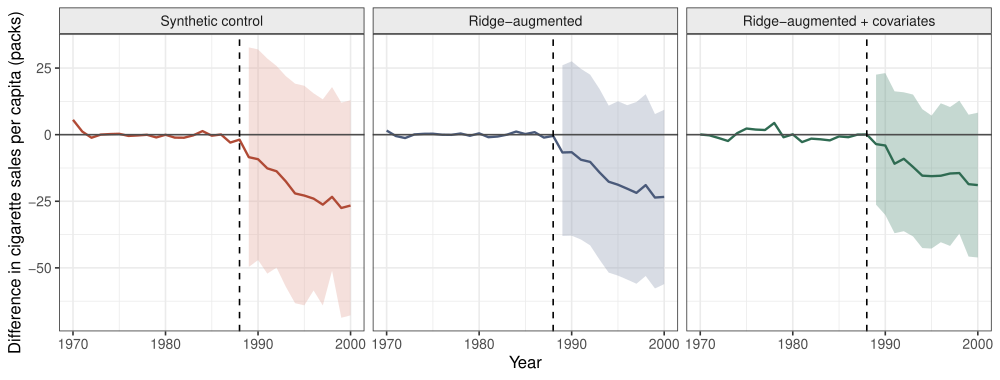

Reproduce this figure in R.
# Proposition 99 with the augsynth package (Ben-Michael, Feller, and Rothstein 2021): the gap
# between California and its synthetic control under plain SCM, ridge-augmented SCM, and
# ridge-augmented SCM with covariates. Data: the smoking panel shipped with tidysynth (Abadie,
# Diamond, and Hainmueller 2010). Output: augsynth_prop99_2026.pdf.
# Run from this folder:  Rscript augsynth_prop99_2026.R
suppressPackageStartupMessages({library(augsynth); library(dplyr); library(ggplot2)})

data(smoking, package = "tidysynth")
d <- smoking |> mutate(treated = as.integer(state == "California" & year >= 1989)) |> as.data.frame()
fits <- list(
  "Synthetic control" = augsynth(cigsale ~ treated, unit = state, time = year, data = d,
                                 progfunc = "None", scm = TRUE),
  "Ridge-augmented" = augsynth(cigsale ~ treated, unit = state, time = year, data = d,
                               progfunc = "Ridge", scm = TRUE),
  "Ridge-augmented + covariates" = augsynth(cigsale ~ treated | lnincome + beer + age15to24 + retprice,
                                            unit = state, time = year, data = d, progfunc = "Ridge", scm = TRUE,
                                            cov_agg = function(x) mean(x, na.rm = TRUE)))
res <- bind_rows(lapply(names(fits), function(nm) {
  s <- summary(fits[[nm]])
  data.frame(model = nm, s$att)
})) |> mutate(model = factor(model, levels = names(fits)))
p <- ggplot(res, aes(Time, Estimate)) +
  geom_ribbon(aes(ymin = lower_bound, ymax = upper_bound, fill = model), alpha = 0.35) +
  geom_line(aes(colour = model), linewidth = 0.8) +
  geom_hline(yintercept = 0, colour = "grey30") + geom_vline(xintercept = 1988, linetype = "dashed") +
  facet_wrap(~ model) +
  scale_fill_manual(values = c("#e4a89b", "#8f9bb3", "#5a8f7b")) + scale_colour_manual(values = c("#b04a35", "#4a5a7a", "#2f6b52")) +
  labs(x = "Year", y = "Difference in cigarette sales per capita (packs)") +
  theme_bw(base_size = 12) + theme(legend.position = "none", strip.background = element_rect(fill = "grey92"))
ggsave("augsynth_prop99_2026.pdf", p, width = 10, height = 3.8)
for (nm in names(fits)) cat(sprintf("%-30s ATT = %.2f\n", nm, summary(fits[[nm]])$average_att$Estimate))
